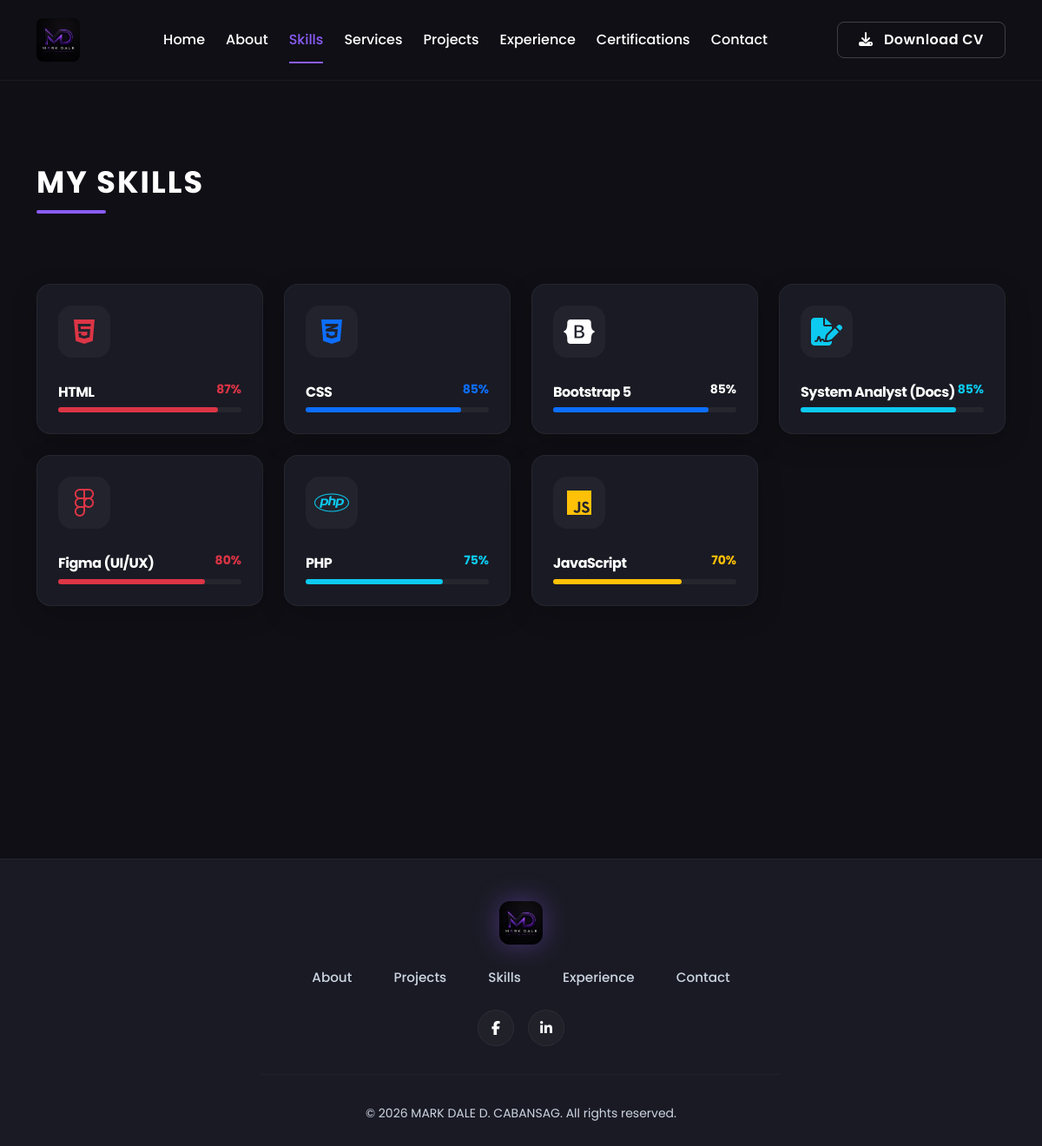
The page /skills.php on the database its author committed.
### tables this page shows
CREATE TABLE `skills` (
  `id` int(11) NOT NULL,
  `name` varchar(100) DEFAULT NULL,
  `percentage` int(11) DEFAULT NULL,
  `icon` varchar(50) DEFAULT NULL,
  `image` varchar(255) DEFAULT ''
);

CREATE TABLE `settings` (
  `id` int(11) NOT NULL,
  `site_title` varchar(255) DEFAULT 'Mark Dale D. Cabansag',
  `hero_title` varchar(255) DEFAULT 'INFORMATION SYSTEMS STUDENT',
  `hero_name` varchar(255) DEFAULT 'MARK DALE D. CABANSAG',
  `objective` text DEFAULT NULL,
  `email` varchar(255) DEFAULT 'markcabansag108@gmail.com',
  `phone` varchar(50) DEFAULT '0993-740-0980',
  `location` varchar(255) DEFAULT 'Purok 2b, Sto Nino, Carmen, Davao del Norte',
  `linkedin` varchar(255) DEFAULT 'https://www.linkedin.com/in/mark-dale-cabansag-010105409/',
  `github` varchar(255) DEFAULT ''
);

### skills.php (the view, shortened to what this page needs)
<?php require_once 'includes/header.php'; ?>
<section class="py-5 mt-5 min-vh-100">
    <div class="container">
        <h2 class="section-title">My Skills</h2>
        <div class="row g-4 mt-4">
            <?php
            $stmt = $pdo->query("SELECT * FROM skills ORDER BY percentage DESC");
            $skills = $stmt->fetchAll(PDO::FETCH_ASSOC);
            if(count($skills) > 0):
            foreach($skills as $skill):
                $color = 'primary';
                if (preg_match('/text-([a-z]+)/', $skill['icon'], $matches)) {
                    $color = $matches[1];
                }
            ?>
            <div class="col-sm-6 col-md-4 col-lg-3">
                <div class="custom-card p-4 h-100 d-flex flex-column" style="border-radius: 16px;">
                    <div class="mb-4">
                        <div class="d-inline-flex align-items-center justify-content-center p-3 rounded-4 bg-secondary bg-opacity-10" style="width: 60px; height: 60px;">
                            <?php if(!empty($skill['image'])): ?>
                                <img src="<?= htmlspecialchars($skill['image']) ?>" alt="<?= htmlspecialchars($skill['name']) ?>" style="max-width: 100%; max-height: 100%; object-fit: contain;">
                            <?php else: ?>
                                <i class="<?= htmlspecialchars($skill['icon']) ?> fa-2x"></i>
                            <?php endif; ?>
                        </div>
                    </div>
                    <div class="mt-auto">
                        <div class="d-flex justify-content-between align-items-end mb-2">
                            <h6 class="mb-0 text-white fw-bold"><?= htmlspecialchars($skill['name']) ?></h6>
                            <span class="text-<?= $color ?> fw-bold small"><?= htmlspecialchars($skill['percentage']) ?>%</span>
                        </div>
                        <div class="progress" style="height: 6px; background-color: rgba(255,255,255,0.05); overflow: visible;">
                            <div class="progress-bar bg-<?= $color ?> rounded-pill" role="progressbar" style="width: <?= htmlspecialchars($skill['percentage']) ?>%;" aria-valuenow="<?= htmlspecialchars($skill['percentage']) ?>" aria-valuemin="0" aria-valuemax="100"></div>
                        </div>
                    </div>
                </div>
            </div>
            <?php endforeach; endif; ?>
        </div>
    </div>
</section>
<?php require_once 'includes/footer.php'; ?>

### includes/footer.php (shortened to what this page needs)
<footer class="pt-5 pb-4 mt-5 border-top" style="border-color: rgba(255,255,255,0.05) !important; background-color: var(--surface-color);">
    <div class="container text-center">
        <a href="./" class="d-inline-block mb-4 text-decoration-none">
            <img src="assets/images/logo.png" alt="MD Logo" style="height: 50px; width: auto; border-radius: 12px; filter: drop-shadow(0 0 15px rgba(139, 92, 246, 0.4));">
        </a>
        <div class="d-flex flex-wrap justify-content-center gap-3 gap-md-5 mb-4 footer-nav-links">
            <a href="about" class="text-muted text-decoration-none">About</a>
            <a href="projects" class="text-muted text-decoration-none">Projects</a>
            <a href="skills" class="text-muted text-decoration-none">Skills</a>
            <a href="experience" class="text-muted text-decoration-none">Experience</a>
            <a href="contact" class="text-muted text-decoration-none">Contact</a>
        </div>
        <div class="d-flex justify-content-center gap-3 mb-2">
            <a href="https://www.facebook.com/markdalecabansag1" class="social-icon-footer" target="_blank"><i class="fab fa-facebook-f"></i></a>
            <?php if(!empty($settings['linkedin'])): ?>
            <a href="<?= htmlspecialchars($settings['linkedin']) ?>" class="social-icon-footer" target="_blank"><i class="fab fa-linkedin-in"></i></a>
            <?php endif; ?>
        </div>
        <hr style="border-color: rgba(255,255,255,0.1); margin: 2rem auto; width: 100%; max-width: 600px;">
        <p class="text-muted small mb-0">&copy; <?= date('Y') ?> <?= htmlspecialchars($settings['hero_name'] ?? 'Mark Dale D. Cabansag') ?>. All rights reserved.</p>
    </div>
</footer>
</body>
</html>

### assets/css/style.css (style rules this page uses)
:root { --bg-color: #0f0f15; --surface-color: #1a1a24; --surface-light: #252533; --primary-color: #8b5cf6; --primary-hover: #a78bfa; --text-main: #ffffff; --text-muted: #cbd5e1; --font-family: 'Poppins', sans-serif; }
body { background-color: var(--bg-color); color: var(--text-main); font-family: var(--font-family); -webkit-font-smoothing: antialiased; font-size: 16px; line-height: 1.8; }
.text-muted { color: var(--text-muted) !important; }
a { text-decoration: none; transition: all 0.3s ease; }
h1, h2, h3, h4, h5, h6 { color: var(--text-main); font-weight: 600; letter-spacing: -0.5px; }
.custom-card { background-color: var(--surface-color); border: 1px solid rgba(255, 255, 255, 0.05); border-radius: 16px; padding: 35px; transition: all 0.4s ease; box-shadow: 0 10px 30px rgba(0, 0, 0, 0.2); }
.section-title { font-weight: 700; margin-bottom: 3rem; font-size: 2.2rem; text-transform: uppercase; letter-spacing: 2px; position: relative; display: inline-block; }
.section-title::after { content: ''; position: absolute; bottom: -15px; left: 0; width: 80px; height: 4px; background-color: var(--primary-color); border-radius: 2px; }

### includes/footer.php (style rules this page uses)
.footer-nav-links a { font-weight: 500; font-size: 0.95rem; transition: color 0.3s ease; }
.social-icon-footer { display: inline-flex; align-items: center; justify-content: center; width: 42px; height: 42px; background-color: rgba(255,255,255,0.03); color: var(--text-main); border-radius: 50%; transition: all 0.3s ease; border: 1px solid rgba(255,255,255,0.05); }

### rows shown on the page
skills: name "HTML", percentage "87"
skills: name "CSS", percentage "85"
skills: name "Bootstrap 5", percentage "85"
skills: name "System Analyst (Docs)", percentage "85"
skills: name "Figma (UI/UX)", percentage "80"
skills: name "PHP", percentage "75"
skills: name "JavaScript", percentage "70"
settings: hero_name "MARK DALE D. CABANSAG"
